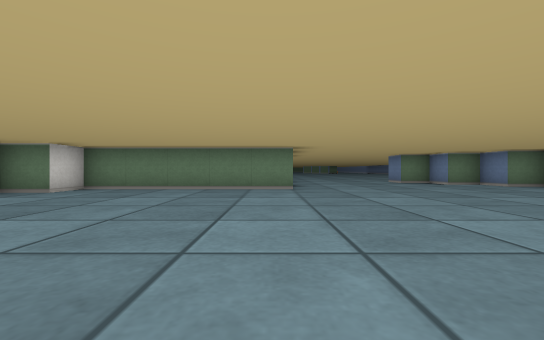
[1] (above)

24 first-person views from a walk through a cub3D ray-caster map. The camera is about half as high as the walls, looks level and sees 90° across. The floor is counted in squares. Each view is taken from the middle of a square. On the plan, view 1 faces up. The plan holds only what a view shows up to about 9 squares ahead; the rest is blank.

[2]
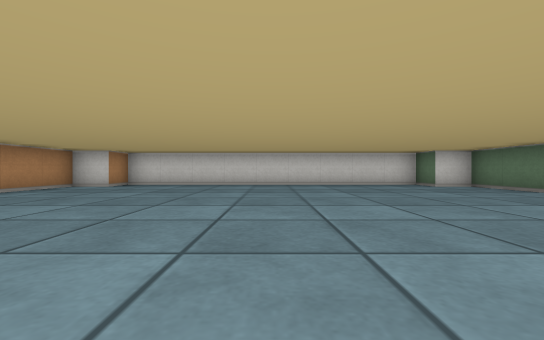

[3]
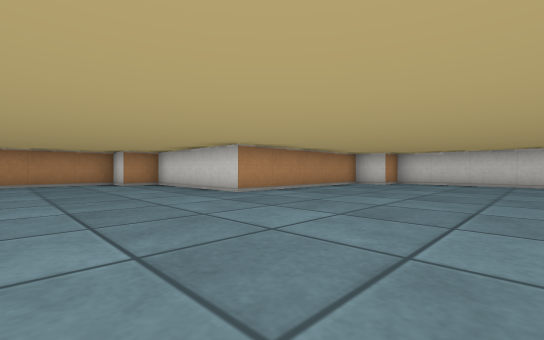

[4]
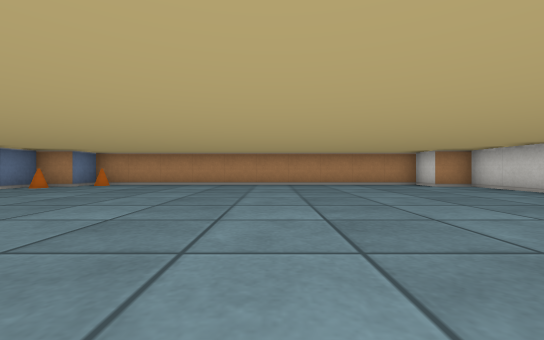

[5]
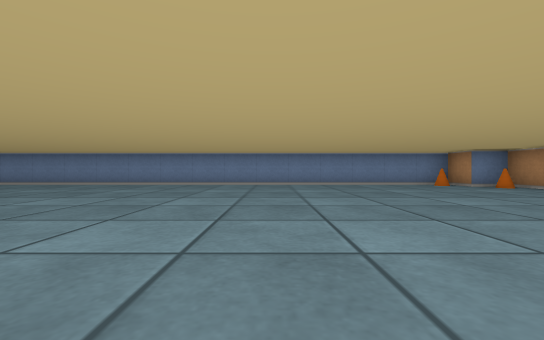

[6]
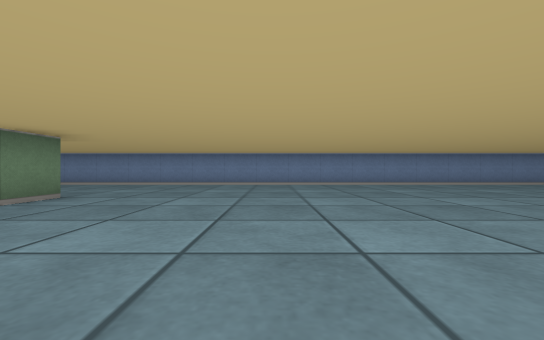

[7]
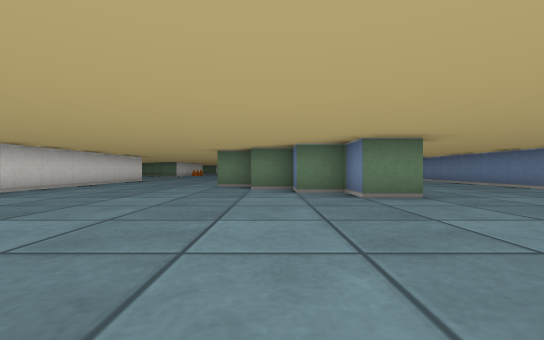

[8]
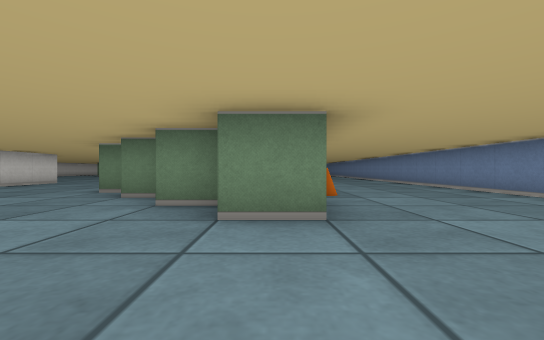

[9]
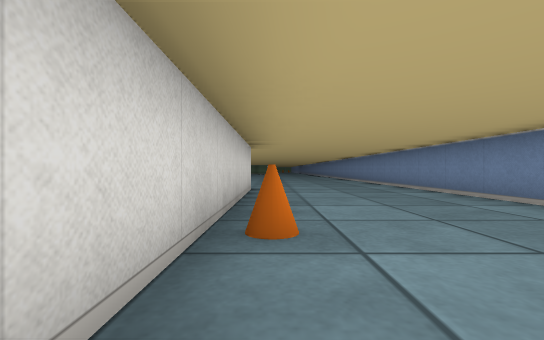

[10]
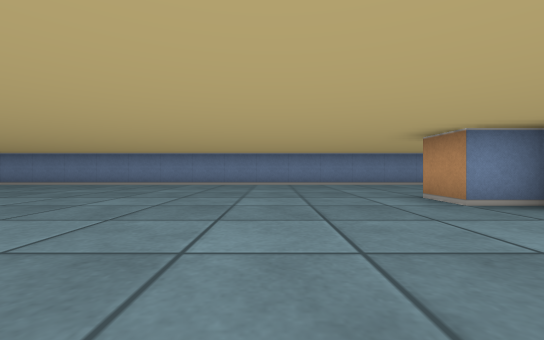

[11]
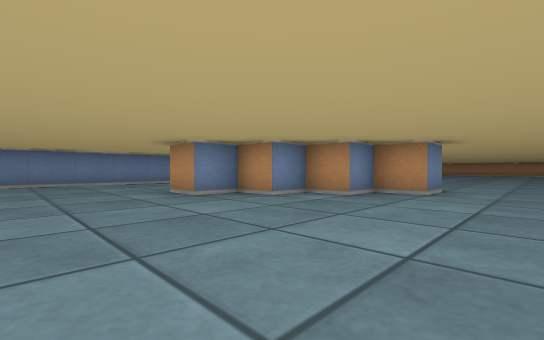

[12]
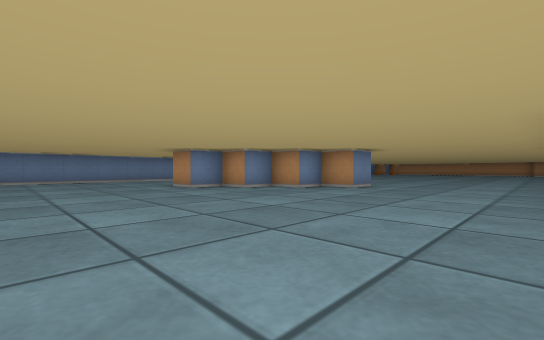

[13]
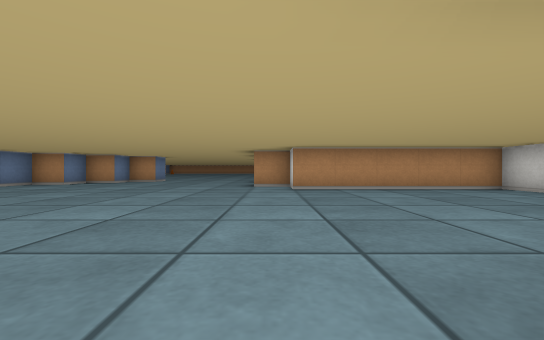

[14]
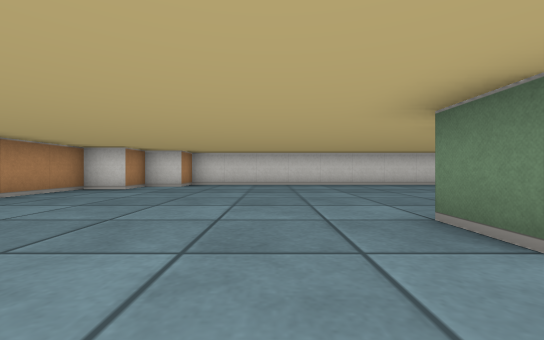

[15]
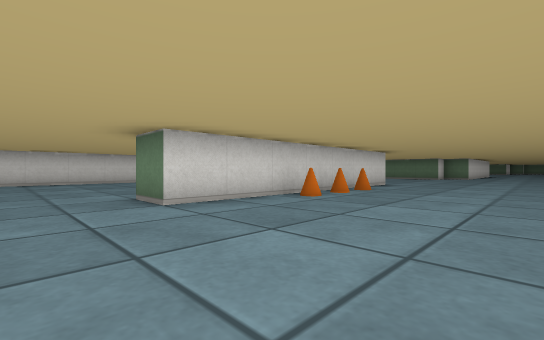

[16]
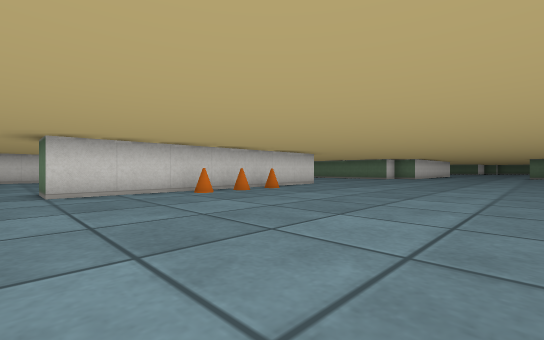

[17]
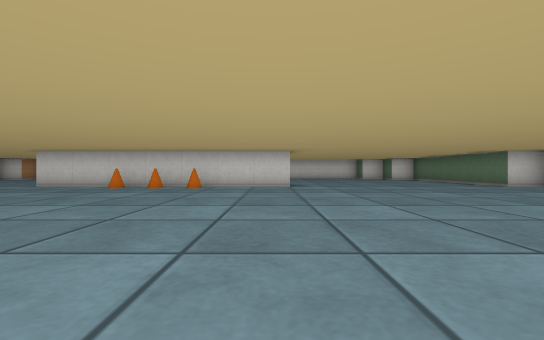

[18]
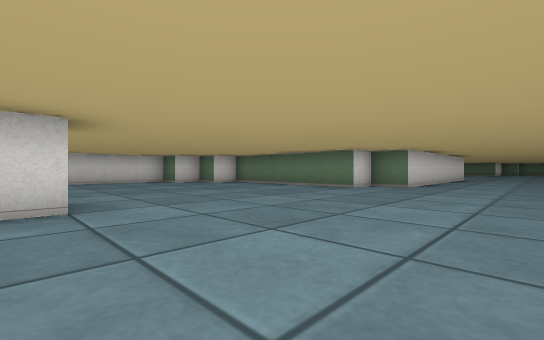

[19]
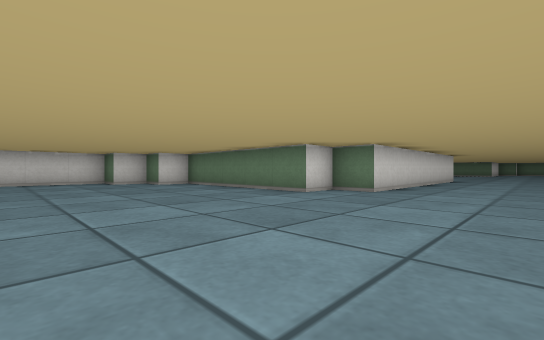

[20]
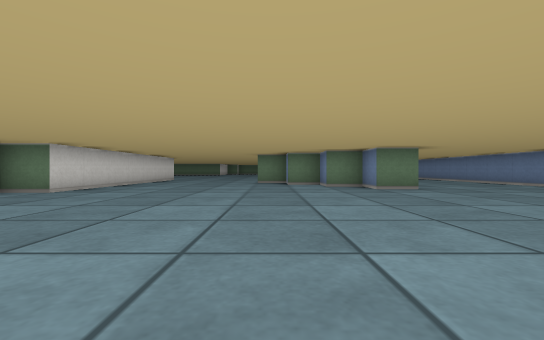

[21]
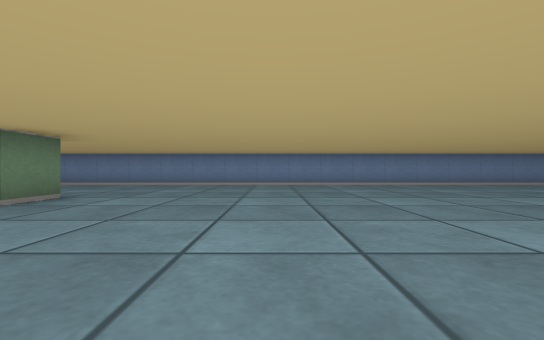

[22]
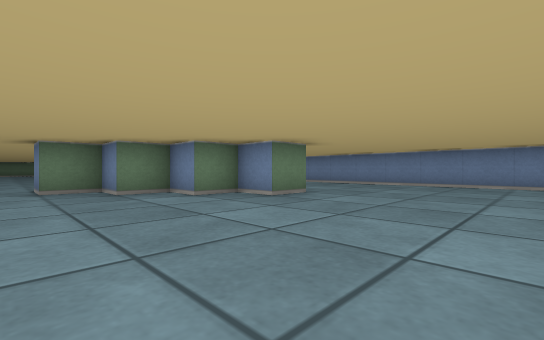

[23]
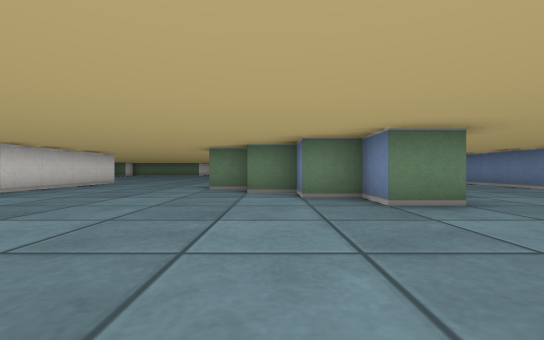

[24]
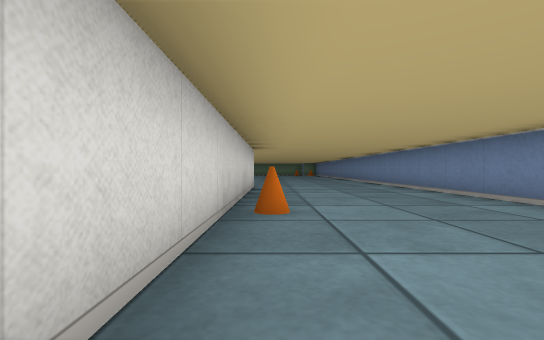

### Floor plan
Ten units are one square. View 1 is at (0, 0); x grows to the right and y downward. Boxes are objects, and circles mark ways between rooms. Rooms are numbered by the first view taken in them; rooms with no view inside come last. Other rooms are left out.
<svg viewBox="-80 -445 210 545">
<path fill="none" stroke="#000" d="M86 -65 75 -65 75 -75 65 -75 65 -85 55 -85 55 -90M5 -65 -45 -65 -45 -55 -55 -55 -55 35 -45 35 -45 45 5 45 5 85 15 85 15 95 115 95 115 85 125 85 125 -145M55 -95 45 -95 45 -105 55 -105 55 -115M5 -115 5 -75M85 -135 85 -75M-5 -275 -5 -205 -15 -205M-75 -241 -75 -165 -65 -165 -65 -155 -55 -155 -55 -145 -5 -145 -5 -135 5 -135M-55 -332 -55 -325 -62 -325M-65 -322 -65 -315 -72 -315M-75 -312 -75 -285M5 -130 5 -115M125 -145 125 -440M55 -115 65 -115 65 -125 75 -125 75 -135 85 -135M5 -410 5 -345 -5 -345 -5 -335 -52 -335M85 -422 85 -355 75 -355 75 -365 65 -365 65 -375 55 -375 55 -385 45 -385 45 -395"/>
<rect x="85" y="-95" width="10" height="10" fill="#bbb"><title>cone</title></rect>
<rect x="105" y="85" width="10" height="10" fill="#bbb"><title>cone</title></rect>
<rect x="115" y="75" width="10" height="10" fill="#bbb"><title>cone</title></rect>
<rect x="-5" y="-235" width="10" height="10" fill="#bbb"><title>cone</title></rect>
<rect x="-5" y="-245" width="10" height="10" fill="#bbb"><title>cone</title></rect>
<rect x="-5" y="-255" width="10" height="10" fill="#bbb"><title>cone</title></rect>
<rect x="85" y="-385" width="10" height="10" fill="#bbb"><title>cone</title></rect>
<circle cx="105" cy="-138" r="3" fill="#2a7"/>
<circle cx="30" cy="-110" r="3" fill="#2a7"/>
<text x="50" y="-10">1</text>
<text x="40" y="-260">2</text>
</svg>
Room 1 opens to room 2.

Where each view was taken, in squares from view 1:
view 1: 0 up, 0 right, facing up
view 2: 1 up, 3 right, facing left
view 3: 0 up, 4 right, facing down-left
view 4: 1 down, 6 right, facing down
view 5: 3 down, 4 right, facing right
view 6: 3 up, 4 right, facing right
view 7: 2 up, 6 right, facing up
view 8: 4 up, 8 right, facing up
view 9: 7 up, 9 right, facing up
view 10: 16 up, 4 right, facing right
view 11: 16 up, 3 right, facing down-right
view 12: 17 up, 1 right, facing down-right
view 13: 21 up, 0 right, facing down
view 14: 19 up, 1 right, facing left
view 15: 19 up, 3 right, facing up-left
view 16: 20 up, 5 right, facing up-left
view 17: 27 up, 7 right, facing left
view 18: 27 up, 3 right, facing up-left
view 19: 29 up, 3 right, facing up-left
view 20: 29 up, 5 right, facing up
view 21: 32 up, 4 right, facing right
view 22: 32 up, 4 right, facing up-right
view 23: 32 up, 6 right, facing up
view 24: 35 up, 9 right, facing up
